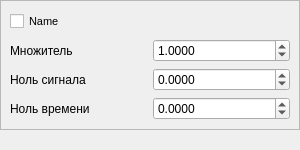
<?xml version="1.0" encoding="UTF-8"?>
<ui version="4.0">
 <class>sig_check</class>
 <widget class="QWidget" name="sig_check">
  <property name="geometry">
   <rect>
    <x>0</x>
    <y>0</y>
    <width>300</width>
    <height>150</height>
   </rect>
  </property>
  <property name="sizePolicy">
   <sizepolicy hsizetype="Expanding" vsizetype="Preferred">
    <horstretch>0</horstretch>
    <verstretch>0</verstretch>
   </sizepolicy>
  </property>
  <property name="minimumSize">
   <size>
    <width>300</width>
    <height>150</height>
   </size>
  </property>
  <property name="windowTitle">
   <string>Signal</string>
  </property>
  <widget class="QFrame" name="frame">
   <property name="geometry">
    <rect>
     <x>0</x>
     <y>0</y>
     <width>300</width>
     <height>130</height>
    </rect>
   </property>
   <property name="sizePolicy">
    <sizepolicy hsizetype="Expanding" vsizetype="Fixed">
     <horstretch>0</horstretch>
     <verstretch>0</verstretch>
    </sizepolicy>
   </property>
   <property name="minimumSize">
    <size>
     <width>300</width>
     <height>130</height>
    </size>
   </property>
   <property name="frameShape">
    <enum>QFrame::StyledPanel</enum>
   </property>
   <property name="frameShadow">
    <enum>QFrame::Sunken</enum>
   </property>
   <layout class="QGridLayout" name="gridLayout">
    <item row="2" column="1">
     <widget class="QDoubleSpinBox" name="zero_signal_doubleSpinBox">
      <property name="decimals">
       <number>4</number>
      </property>
      <property name="minimum">
       <double>-9999.999900000000707</double>
      </property>
      <property name="maximum">
       <double>9999.999900000000707</double>
      </property>
     </widget>
    </item>
    <item row="0" column="0" colspan="2">
     <widget class="QCheckBox" name="show_checkBox">
      <property name="sizePolicy">
       <sizepolicy hsizetype="Minimum" vsizetype="Preferred">
        <horstretch>0</horstretch>
        <verstretch>0</verstretch>
       </sizepolicy>
      </property>
      <property name="font">
       <font>
        <pointsize>8</pointsize>
        <weight>50</weight>
        <italic>false</italic>
        <bold>false</bold>
        <underline>false</underline>
        <strikeout>false</strikeout>
        <kerning>true</kerning>
       </font>
      </property>
      <property name="text">
       <string>Name</string>
      </property>
     </widget>
    </item>
    <item row="1" column="1">
     <widget class="QDoubleSpinBox" name="mult_doubleSpinBox">
      <property name="decimals">
       <number>4</number>
      </property>
      <property name="minimum">
       <double>-999.000000000000000</double>
      </property>
      <property name="maximum">
       <double>999.990000000000009</double>
      </property>
      <property name="value">
       <double>1.000000000000000</double>
      </property>
     </widget>
    </item>
    <item row="1" column="0">
     <widget class="QLabel" name="mult_label">
      <property name="text">
       <string>Множитель</string>
      </property>
     </widget>
    </item>
    <item row="2" column="0">
     <widget class="QLabel" name="label">
      <property name="text">
       <string>Ноль сигнала</string>
      </property>
     </widget>
    </item>
    <item row="3" column="0">
     <widget class="QLabel" name="label_2">
      <property name="text">
       <string>Ноль времени</string>
      </property>
     </widget>
    </item>
    <item row="3" column="1">
     <widget class="QDoubleSpinBox" name="zero_time_doubleSpinBox">
      <property name="decimals">
       <number>4</number>
      </property>
      <property name="minimum">
       <double>-9999.999900000000707</double>
      </property>
      <property name="maximum">
       <double>9999.999900000000707</double>
      </property>
     </widget>
    </item>
   </layout>
  </widget>
 </widget>
 <resources/>
 <connections/>
</ui>
